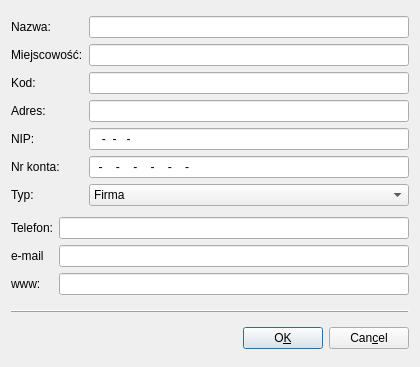
<ui version="4.0" >
 <class>Kontrahenci</class>
 <widget class="QDialog" name="Kontrahenci" >
  <property name="geometry" >
   <rect>
    <x>0</x>
    <y>0</y>
    <width>420</width>
    <height>367</height>
   </rect>
  </property>
  <property name="windowTitle" >
   <string>Dodaj kontrahenta</string>
  </property>
  <layout class="QVBoxLayout" name="verticalLayout" >
   <item>
    <layout class="QHBoxLayout" >
     <item>
      <layout class="QVBoxLayout" >
       <item>
        <widget class="QLabel" name="textLabel1" >
         <property name="text" >
          <string>Nazwa:</string>
         </property>
         <property name="wordWrap" >
          <bool>false</bool>
         </property>
        </widget>
       </item>
       <item>
        <widget class="QLabel" name="textLabel3" >
         <property name="text" >
          <string>Miejscowość:</string>
         </property>
         <property name="wordWrap" >
          <bool>false</bool>
         </property>
        </widget>
       </item>
       <item>
        <widget class="QLabel" name="textLabel4" >
         <property name="text" >
          <string>Kod:</string>
         </property>
         <property name="wordWrap" >
          <bool>false</bool>
         </property>
        </widget>
       </item>
       <item>
        <widget class="QLabel" name="textLabel2" >
         <property name="text" >
          <string>Adres:</string>
         </property>
         <property name="wordWrap" >
          <bool>false</bool>
         </property>
        </widget>
       </item>
       <item>
        <widget class="QLabel" name="textLabel2_2" >
         <property name="text" >
          <string>NIP:</string>
         </property>
         <property name="wordWrap" >
          <bool>false</bool>
         </property>
        </widget>
       </item>
       <item>
        <widget class="QLabel" name="textLabel5" >
         <property name="text" >
          <string>Nr konta:</string>
         </property>
         <property name="wordWrap" >
          <bool>false</bool>
         </property>
        </widget>
       </item>
       <item>
        <widget class="QLabel" name="textLabel6" >
         <property name="text" >
          <string>Typ:</string>
         </property>
         <property name="wordWrap" >
          <bool>false</bool>
         </property>
        </widget>
       </item>
      </layout>
     </item>
     <item>
      <layout class="QVBoxLayout" >
       <item>
        <widget class="QLineEdit" name="nameEdit" />
       </item>
       <item>
        <widget class="QLineEdit" name="placeEdit" />
       </item>
       <item>
        <widget class="QLineEdit" name="codeEdit" />
       </item>
       <item>
        <widget class="QLineEdit" name="addressEdit" />
       </item>
       <item>
        <widget class="QLineEdit" name="nipEdit" >
         <property name="inputMask" >
          <string>999-99-999-99; </string>
         </property>
        </widget>
       </item>
       <item>
        <widget class="QLineEdit" name="accountEdit" >
         <property name="inputMask" >
          <string>99-9999-9999-9999-9999-9999-9999; </string>
         </property>
        </widget>
       </item>
       <item>
        <widget class="QComboBox" name="typeCombo" >
         <item>
          <property name="text" >
           <string>Firma</string>
          </property>
         </item>
         <item>
          <property name="text" >
           <string>Urząd</string>
          </property>
         </item>
        </widget>
       </item>
      </layout>
     </item>
    </layout>
   </item>
   <item>
    <layout class="QHBoxLayout" >
     <item>
      <layout class="QVBoxLayout" >
       <item>
        <widget class="QLabel" name="textLabel5_2" >
         <property name="text" >
          <string>Telefon:</string>
         </property>
         <property name="wordWrap" >
          <bool>false</bool>
         </property>
        </widget>
       </item>
       <item>
        <widget class="QLabel" name="textLabel5_2_2" >
         <property name="text" >
          <string>e-mail</string>
         </property>
         <property name="wordWrap" >
          <bool>false</bool>
         </property>
        </widget>
       </item>
       <item>
        <widget class="QLabel" name="textLabel5_2_2_2" >
         <property name="text" >
          <string>www:</string>
         </property>
         <property name="wordWrap" >
          <bool>false</bool>
         </property>
        </widget>
       </item>
      </layout>
     </item>
     <item>
      <layout class="QVBoxLayout" >
       <item>
        <widget class="QLineEdit" name="telefonEdit" />
       </item>
       <item>
        <widget class="QLineEdit" name="emailEdit" />
       </item>
       <item>
        <widget class="QLineEdit" name="wwwEdit" />
       </item>
      </layout>
     </item>
    </layout>
   </item>
   <item>
    <widget class="QFrame" name="frame" >
     <property name="maximumSize" >
      <size>
       <width>16777215</width>
       <height>10</height>
      </size>
     </property>
     <property name="frameShape" >
      <enum>QFrame::HLine</enum>
     </property>
     <property name="frameShadow" >
      <enum>QFrame::Raised</enum>
     </property>
     <layout class="QGridLayout" name="gridLayout" />
    </widget>
   </item>
   <item>
    <layout class="QHBoxLayout" >
     <item>
      <spacer>
       <property name="orientation" >
        <enum>Qt::Horizontal</enum>
       </property>
       <property name="sizeType" >
        <enum>QSizePolicy::Expanding</enum>
       </property>
       <property name="sizeHint" stdset="0" >
        <size>
         <width>40</width>
         <height>20</height>
        </size>
       </property>
      </spacer>
     </item>
     <item>
      <widget class="QPushButton" name="okButton" >
       <property name="text" >
        <string>O&amp;K</string>
       </property>
       <property name="shortcut" >
        <string>Alt+K</string>
       </property>
      </widget>
     </item>
     <item>
      <widget class="QPushButton" name="cancelButton" >
       <property name="text" >
        <string>Can&amp;cel</string>
       </property>
       <property name="shortcut" >
        <string>Alt+C</string>
       </property>
      </widget>
     </item>
    </layout>
   </item>
  </layout>
 </widget>
 <layoutdefault spacing="6" margin="11" />
 <pixmapfunction>qPixmapFromMimeSource</pixmapfunction>
 <resources/>
 <connections>
  <connection>
   <sender>cancelButton</sender>
   <signal>clicked()</signal>
   <receiver>Kontrahenci</receiver>
   <slot>close()</slot>
   <hints>
    <hint type="sourcelabel" >
     <x>20</x>
     <y>20</y>
    </hint>
    <hint type="destinationlabel" >
     <x>20</x>
     <y>20</y>
    </hint>
   </hints>
  </connection>
 </connections>
</ui>
